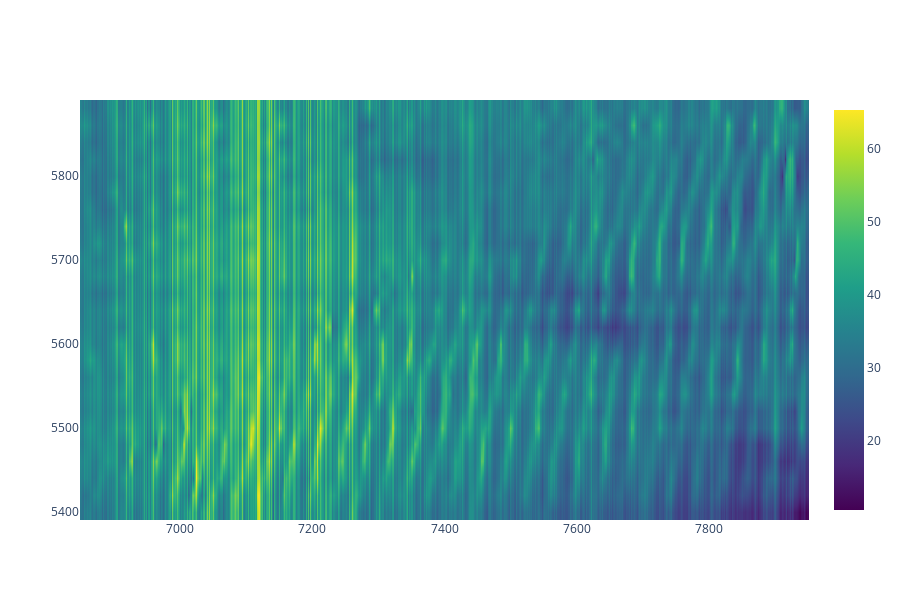

The code cell stored with this chart in its notebook:
### Code cell
fig_f_pump_=go.Figure(data=go.Heatmap(z=np.transpose(20*np.log10(mags_f_pump.T)),
                                    y=qubitFreq_array,
                                    x=freqs*1e-6,
                                    colorscale='Viridis',
                                    #zmax=30,
                                    zmax=20*np.log10(mags_f_pump.T.max()),
                                    zmin=20*np.log10(mags_f_pump.T.min()),
                                    zsmooth='best'))
fig_f_pump_.update_layout(
    autosize=False,
    width=900,
    height=600)
fig_f_pump_.show()

### Figure 1 — Plotly figure (JSON) as saved in the notebook; plotly's stock layout.template omitted (floating-point values rounded to 4 significant figures; data arrays with more than 128 entries replaced by an {"elided": "..."} marker saying what was removed)
{"data": [{"colorscale": [[0, "#440154"], [0.1111, "#482878"], [0.2222, "#3e4989"], [0.3333, "#31688e"], [0.4444, "#26828e"], [0.5556, "#1f9e89"], [0.6667, "#35b779"], [0.7778, "#6ece58"], [0.8889, "#b5de2b"], [1, "#fde725"]], "type": "heatmap", "x": {"elided": "1000 float values"}, "y": [5400, 5420, 5440, 5460, 5480, 5500, 5520, 5540, 5560, 5580, 5600, 5620, 5640, 5660, 5680, 5700, 5720, 5740, 5760, 5780, 5800, 5820, 5840, 5860, 5880], "z": {"elided": "25x1000 float values"}, "zmax": 65.25, "zmin": 10.56, "zsmooth": "best"}], "layout": {"autosize": false, "height": 600, "width": 900}}
